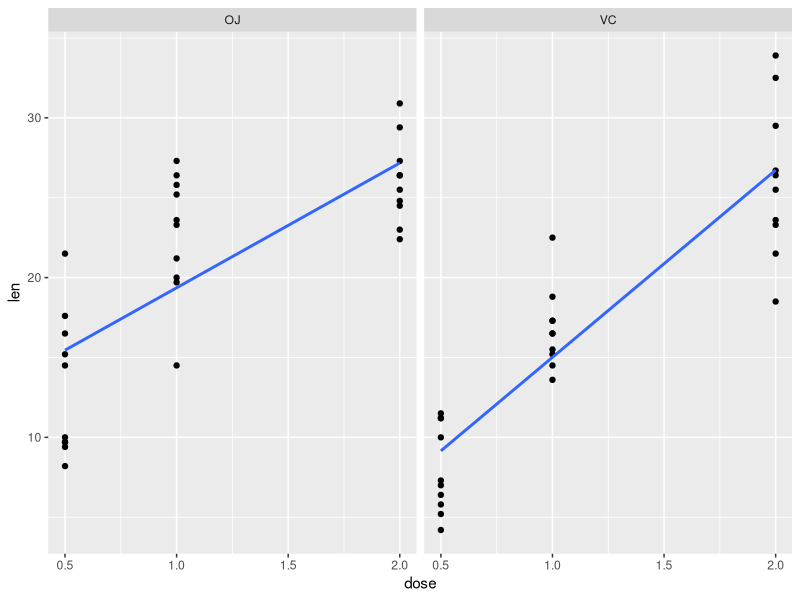
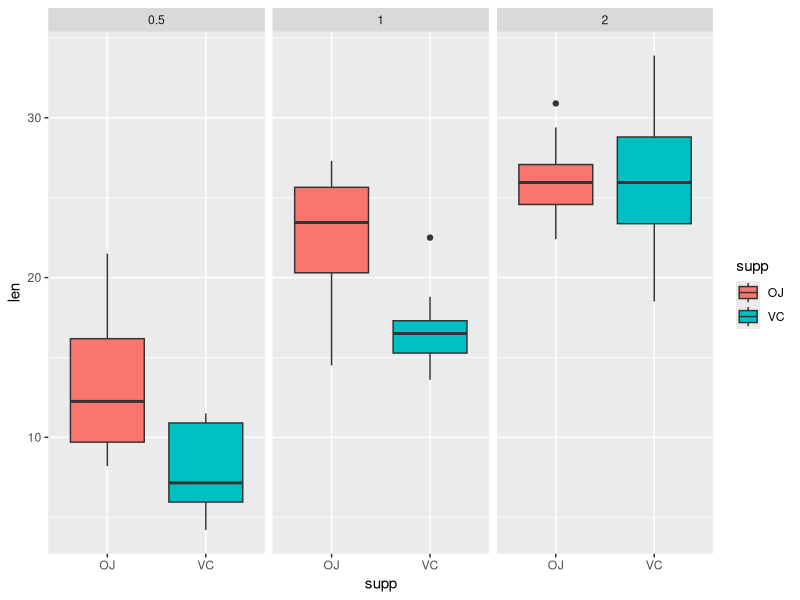

These figures' R source, in order:
## ---- chunk 1
library(ggplot2)
library(datasets)
data(ToothGrowth)
t <- ToothGrowth
## ---- chunk 2
## number or rows, columns
dim(t)

## column names
names(t)

## structure of dataset
str(t)

## summary of dataset
summary(t)
## ---- chunk 3
ggplot(t, aes(dose,len)) + geom_point() + 
        geom_smooth(method="lm", se=FALSE) +
        facet_grid(.~supp)
## ---- chunk 4
ggplot(data = t,
       aes(x = supp, y=len)) +
       geom_boxplot(aes(fill=supp)) +
       facet_grid(.~dose)
